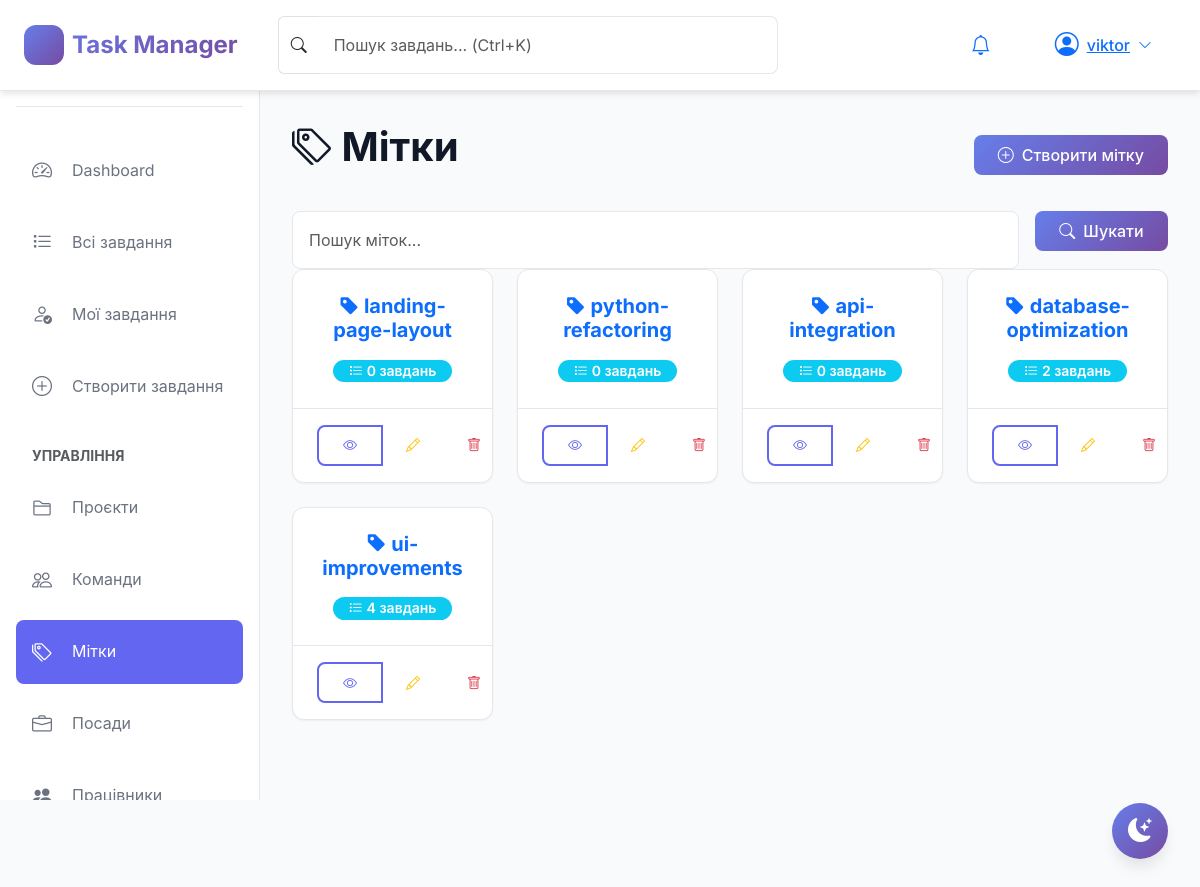
The app's page /tags/ (signed in) with its own data.
### tasks/models.py (models this page shows, shortened)
class Worker(AbstractUser):
    position = models.ForeignKey(
        Position,
        on_delete=models.SET_NULL,
        null=True,
        related_name='workers',
        verbose_name='Посада'
    )
    email = models.EmailField(
        unique=True,
        validators=[EmailValidator()],
        verbose_name='Email'
    )
    first_name = models.CharField(max_length=150, verbose_name='Ім\'я')
    last_name = models.CharField(max_length=150, verbose_name='Прізвище')
    class Meta:
        verbose_name = 'Працівник'
        verbose_name_plural = 'Працівники'
    def get_unread_notifications_count(self):
        return self.notifications.filter(is_read=False).count()
    def get_unread_notifications(self):
        return self.notifications.filter(is_read=False).order_by('-created_at')

class Tag(models.Model):
    name = models.CharField(
        max_length=100, unique=True, verbose_name='Назва тегу'
    )
    class Meta:
        verbose_name = 'Тег'
        verbose_name_plural = 'Теги'

### tasks/views.py (the view)
# urls.py: path('tags/', views.TagListView.as_view(), name='tag_list'),
class TagListView(LoginRequiredMixin, ListView):
    model = Tag
    template_name = 'tasks/tag_list.html'
    context_object_name = 'tags'
    paginate_by = 10
    def get_queryset(self):
        queryset = Tag.objects.all().prefetch_related('tasks')
        search = self.request.GET.get('search', '')
        if search:
            queryset = queryset.filter(name__icontains=search)
        return queryset
    def get_context_data(self, **kwargs):
        context = super().get_context_data(**kwargs)
        context['search'] = self.request.GET.get('search', '')
        return context

### tasks/templates/tasks/tag_list.html (shortened to what this page needs)
{% extends 'tasks/base.html' %}
{% block content %}
<div class="d-flex justify-content-between align-items-center mb-4">
    <h1><i class="bi bi-tags"></i> Мітки</h1>
    <a href="{% url 'tag_create' %}" class="btn btn-primary">
        <i class="bi bi-plus-circle"></i> Створити мітку
    </a>
</div>
<div class="filter-section">
    <form method="get" class="row g-3">
        <div class="col-md-10">
            <input type="text" name="search" class="form-control" placeholder="Пошук міток..." value="{{ search }}">
        </div>
        <div class="col-md-2">
            <button type="submit" class="btn btn-primary w-100">
                <i class="bi bi-search"></i> Шукати
            </button>
        </div>
    </form>
</div>
{% if tags %}
<div class="row">
    {% for tag in tags %}
    <div class="col-md-6 col-lg-3 mb-4">
        <div class="card task-card h-100">
            <div class="card-body text-center">
                <h5 class="card-title">
                    <a href="{% url 'tag_detail' tag.pk %}" class="text-decoration-none">
                        <i class="bi bi-tag-fill"></i> {{ tag.name }}
                    </a>
                </h5>
                <div class="mt-3">
                    <span class="badge bg-info">
                        <i class="bi bi-list-task"></i> {{ tag.tasks.count }} завдань
                    </span>
                </div>
            </div>
            <div class="card-footer bg-transparent">
                <div class="btn-group w-100" role="group">
                    <a href="{% url 'tag_detail' tag.pk %}" class="btn btn-sm btn-outline-primary">
                        <i class="bi bi-eye"></i>
                    </a>
                    <a href="{% url 'tag_edit' tag.pk %}" class="btn btn-sm btn-outline-warning">
                        <i class="bi bi-pencil"></i>
                    </a>
                    <a href="{% url 'tag_delete' tag.pk %}" class="btn btn-sm btn-outline-danger">
                        <i class="bi bi-trash"></i>
                    </a>
                </div>
            </div>
        </div>
    </div>
    {% endfor %}
</div>
{% else %}
<div class="alert alert-info">
    <i class="bi bi-info-circle"></i> Міток не знайдено.
    <a href="{% url 'tag_create' %}" class="alert-link">Створити першу мітку</a>
</div>
{% endif %}
{% endblock %}

### tasks/templates/tasks/base.html (shortened to what this page needs)
{% load static %}
<!DOCTYPE html>
<html lang="uk">
<head>
    <link href="https://cdn.jsdelivr.net/npm/bootstrap@5.3.2/dist/css/bootstrap.min.css" rel="stylesheet">
    <link rel="stylesheet" href="https://cdn.jsdelivr.net/npm/bootstrap-icons@1.11.1/font/bootstrap-icons.css">
    <link rel="stylesheet" href="{% static 'css/style.css' %}">
</head>
<body>
    {% if user.is_authenticated %}
    <nav class="navbar navbar-expand-lg sticky-top">
        <div class="container-fluid px-4">
            <a class="navbar-brand d-flex align-items-center gap-2" href="{% url 'dashboard' %}">
                <div class="sidebar-logo">
                    <i class="bi bi-check2-circle"></i>
                </div>
                <span class="fw-bold">Task Manager</span>
            </a>
            <div class="d-none d-md-flex flex-grow-1 mx-4">
                <div class="input-group" style="max-width: 500px;">
                    <span class="input-group-text bg-transparent border-end-0">
                        <i class="bi bi-search"></i>
                    </span>
                    <input type="text" class="form-control border-start-0" id="search-input"
                        placeholder="Пошук завдань... (Ctrl+K)">
                </div>
            </div>
            <div class="d-flex align-items-center gap-3">
                <div class="dropdown">
                    <button class="btn btn-link position-relative" data-bs-toggle="dropdown">
                        <i class="bi bi-bell fs-5"></i>
                    </button>
                </div>
                <div class="dropdown">
                    <button class="btn btn-link d-flex align-items-center gap-2" data-bs-toggle="dropdown">
                        <div class="avatar">
                            <i class="bi bi-person-circle fs-4"></i>
                        </div>
                        <span class="d-none d-md-inline">{{ user.get_full_name|default:user.username }}</span>
                        <i class="bi bi-chevron-down small"></i>
                    </button>
                </div>
            </div>
        </div>
    </nav>
    <aside class="sidebar">
        <div class="sidebar-header">
            <div class="sidebar-logo">
            </div>
            <div>
                <h5 class="mb-0">Task Manager</h5>
                <small class="text-muted">Керуйте завданнями</small>
            </div>
        </div>
        <nav class="sidebar-nav">
            <ul class="list-unstyled">
                <li class="sidebar-nav-item">
                    <a href="{% url 'dashboard' %}"
                        class="sidebar-nav-link {% if request.resolver_match.url_name == 'dashboard' %}active{% endif %}">
                        <i class="bi bi-speedometer2"></i>
                        <span>Dashboard</span>
                    </a>
                </li>
                <li class="sidebar-nav-item">
                    <a href="{% url 'task_list' %}"
                        class="sidebar-nav-link {% if request.resolver_match.url_name == 'task_list' %}active{% endif %}">
                        <i class="bi bi-list-task"></i>
                        <span>Всі завдання</span>
                    </a>
                </li>
                <li class="sidebar-nav-item">
                    <a href="{% url 'my_tasks' %}"
                        class="sidebar-nav-link {% if request.resolver_match.url_name == 'my_tasks' %}active{% endif %}">
                        <i class="bi bi-person-check"></i>
                        <span>Мої завдання</span>
                    </a>
                </li>
                <li class="sidebar-nav-item">
                    <a href="{% url 'task_create' %}"
                        class="sidebar-nav-link {% if request.resolver_match.url_name == 'task_create' %}active{% endif %}">
                        <i class="bi bi-plus-circle"></i>
                        <span>Створити завдання</span>
                    </a>
                </li>
                <li class="mt-4 mb-2 px-3">
                    <small class="text-muted text-uppercase fw-bold">Управління</small>
                </li>
                <li class="sidebar-nav-item">
                    <a href="{% url 'project_list' %}"
                        class="sidebar-nav-link {% if 'project' in request.path %}active{% endif %}">
                        <i class="bi bi-folder2"></i>
                        <span>Проєкти</span>
                    </a>
                </li>
                <li class="sidebar-nav-item">
                    <a href="{% url 'team_list' %}"
                        class="sidebar-nav-link {% if 'team' in request.path %}active{% endif %}">
                        <i class="bi bi-people"></i>
                        <span>Команди</span>
                    </a>
                </li>
                <li class="sidebar-nav-item">
                    <a href="{% url 'tag_list' %}"
                        class="sidebar-nav-link {% if 'tag' in request.path %}active{% endif %}">
                        <i class="bi bi-tags"></i>
                        <span>Мітки</span>
                    </a>
                </li>
                {% if user.is_superuser %}
                <li class="sidebar-nav-item">
                    <a href="{% url 'position_list' %}"
                        class="sidebar-nav-link {% if 'position' in request.path %}active{% endif %}">
                        <i class="bi bi-briefcase"></i>
                        <span>Посади</span>
                    </a>
                </li>
                <li class="sidebar-nav-item">
                    <a href="{% url 'worker_list' %}"
                        class="sidebar-nav-link {% if 'worker' in request.path %}active{% endif %}">
                        <i class="bi bi-people-fill"></i>
                        <span>Працівники</span>
                    </a>
                </li>
                {% endif %}
            </ul>
        </nav>
    </aside>
    <main class="main-content">
        {% block content %}{% endblock %}
    </main>
    <button class="theme-toggle" id="theme-toggle" title="Перемкнути тему">
        <i class="bi bi-moon-stars-fill"></i>
    </button>
    {% endif %}
</body>
</html>

### records on screen
Worker: get_full_name "viktor"
Tag: name "landing-page-layout", tasks.count "0"
Tag: name "python-refactoring", tasks.count "0"
Tag: name "api-integration", tasks.count "0"
Tag: name "database-optimization", tasks.count "2"
Tag: name "ui-improvements", tasks.count "4"
